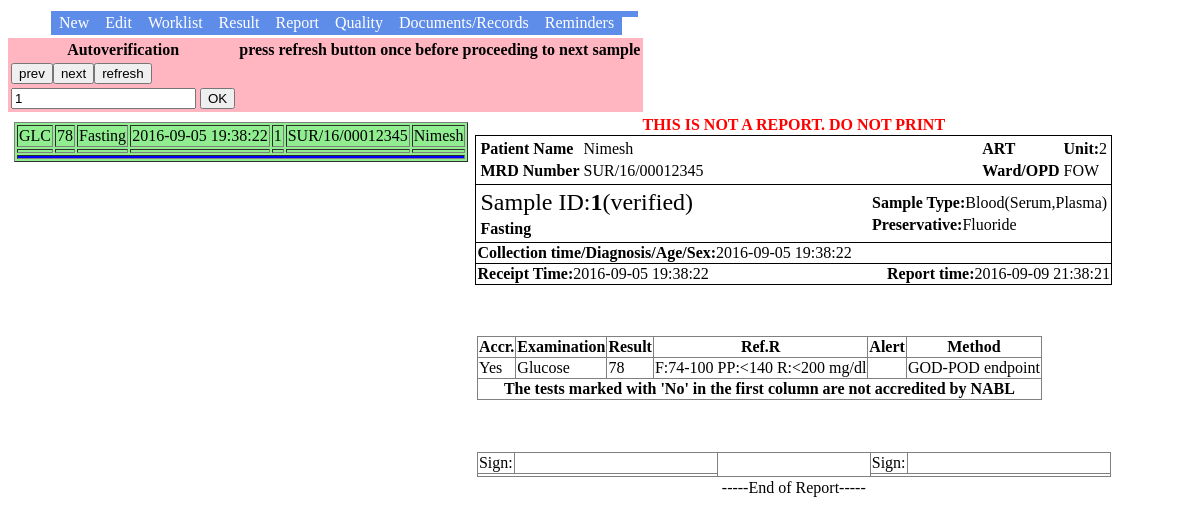
/autoverify.php, run on the app's committed database.
### tables this page shows
CREATE TABLE `examination` (
  `result` varchar(200) DEFAULT NULL,
  `unit` varchar(10) DEFAULT NULL,
  `name_of_examination` varchar(50) NOT NULL,
  `id` int(11) NOT NULL,
  `referance_range` varchar(200) DEFAULT NULL,
  `sample_type` varchar(20) NOT NULL,
  `preservative` varchar(30) NOT NULL,
  `method_of_analysis` varchar(50) NOT NULL,
  `sample_id` bigint(12) NOT NULL,
  `code` varchar(20) DEFAULT NULL,
  `details` varchar(200) DEFAULT NULL,
  `NABL_Accredited` varchar(20) DEFAULT NULL,
  PRIMARY KEY (`sample_id`,`id`),
  CONSTRAINT `examination_ibfk_1` FOREIGN KEY (`sample_id`) REFERENCES `sample` (`sample_id`) ON DELETE CASCADE ON UPDATE CASCADE
);

CREATE TABLE `sample` (
  `sample_id` bigint(12) NOT NULL AUTO_INCREMENT,
  `patient_id` varchar(40) DEFAULT NULL,
  `patient_name` varchar(40) DEFAULT NULL,
  `clinician` varchar(30) DEFAULT NULL,
  `unit` varchar(30) DEFAULT NULL,
  `location` varchar(30) DEFAULT NULL,
  `sample_type` varchar(30) DEFAULT NULL,
  `preservative` varchar(30) DEFAULT NULL,
  `sample_details` varchar(30) DEFAULT NULL,
  `urgent` varchar(30) DEFAULT NULL,
  `status` varchar(30) DEFAULT NULL,
  `sex_age` varchar(10) DEFAULT NULL,
  `sample_receipt_time` varchar(40) DEFAULT NULL,
  `sample_collection_time` varchar(40) NOT NULL,
  `diagnosis` varchar(200) DEFAULT NULL,
  `email` varchar(200) NOT NULL,
  `phone` varchar(15) NOT NULL,
  PRIMARY KEY (`sample_id`)
);

### common.php (the view, shortened to what this page needs)
<?php
function login_varify()
{
return mysql_connect('127.0.0.1',$_SESSION['login'],$_SESSION['password']);
}
function start_nchsls()
{
	if(!$link=login_varify())
	{
		exit();
	}
return $link;
}
function main_menu()
{
	echo '<link rel="stylesheet" type="text/css" href="horizontal.css">
	<script type="text/javascript" href=menu.js></script>
	<table border=0><tr><td>
	<div id="navbar">
	<ul>
	<li><a href="#">New</a>
		<ul>
			<li><a href=new_request_barcode_general_option2_OPD.php>New OPD Blood(S,P)</a>
			<li><a href=new_request_barcode_general_option2.php>New General</a>
		</ul>
	<li><a href="#">Edit</a>
		<ul>
			<li><a href=edit_request.php>Edit</a>
			<li><a href=delete_sample_request.php>Delete Sample</a>
			<li><a href=delete_examination_request.php>Delete Examination</a>
			<li><a href=attachment.php>Manage Attachment</a>
		</ul>
	<li><a href="#">Worklist</a>
		<ul>
			<li><a href=1_by_1.php>1-by-1</a>
			<li><a href=examination_wise_worklist.php>Examination wise worklist</a>
			<li><a href=sample_wise_worklist.php>Sample wise worklist</a>
		</ul>
	<li><a href="#">Result</a>
		<ul>
			<li><a href=import_results_XL_640.php>Import from Erba XL-640</a>';
	echo '	<li><a href=critical_report.php>Critical Report</a>
			<li><a href=examination_wise_results.php>Examination wise Entry</a>
		</ul>
	<li><a href="#">Report</a>
		<ul>
			<li><a href=print_report.php>Print</a>
			<li><a href=print_report_pdf_A4.php>Print-PDF-A4</a>
			<li><a href=print_report_pdf_A4_discontinuous.php>Print(barcode)</a>
		</ul>
	<li><a href="#">Quality</a>
		<ul>
			<li><a href=import_qc.php>Import QC</a>
			<li><a href=lj_chart.php>LJ chart/ insert/comment QC</a>
			<li><a href=refrigerator_temperature.php>Refrigerator Temperatures</a>
			<li><a href=environmental_parameter.php>Environmental Parameter</a>
			<li><a href=equipment_log.php>Equipment Log</a>
			<li><a href=equipment_record.php>Equipment Record</a>
			<li><a href=nc.php>Nonconformity Records</a>
			<li><a href=reagent.php>Reagents</a>
			<li><a href=calibration.php>Calibrations</a>
			<li><a href=TAT.php>Turnaround time</a>
		</ul>
	<li><a href="#">Documents/Records</a>
			<ul>
				<li><a target=_blank href=view_scope.php>Scope</a></li>
				<li><a href=view_data.php>View (from database)</a>
				<li><a href=NCHSLS target="_blank">View(from file system)</a>
				<li><a href=upload.php>Upload</a>
				<li><a href="monthly_sample_id_change.php">update sample_id</a>
				<li><a href=print_label_48.php>Print 48 lables</a></li>
				<li><a href=print_lables.php>Print barcode labels</a></li>
				<li><a href=new_request.php>New</a>
				<li><a href=new_request_FS.php>New Copy[F-S]</a>
				<li><a href=ljn.php>LJ N</a>
				<li><a href=import_qcn.php>Import QC N</a>
			</ul>
	<li><a href="schedule.php">Reminders</a>
	<li><a href="#">'.$_SESSION['login'].'</a>
			<ul>
				<li><a href="logout.php">Logout</a>
				<li><a href="change_password.php">Change Password</a>
				<li><a href="mlamp.php" target=_blank>About</a>
				<li><a href="suggestion.php" target=_blank>Suggestion</a>
			</ul>
	</ul></div>
	</td></tr></table>';
}
function get_all_details_of_a_sample($sample_id)
{
	$link=start_nchsls();
	$sql_sample_examination='select
						*
					from
						examination
						join sample ON sample.sample_id = examination.sample_id
					where
						sample.sample_id=\''.$sample_id.'\' ';
	if(!$result_sample_examination=mysql_query($sql_sample_examination,$link)){echo mysql_error();return FALSE;}
	while ($array_sample_examination=mysql_fetch_assoc($result_sample_examination))
	{
		$return_array[]=$array_sample_examination;
	}
		return $return_array;
}
function get_patient_id($sample_id)
{
	$all_details=get_all_details_of_a_sample($sample_id);
	if(substr_compare($all_details[0]['patient_id'],'SUR',0,3)==0)
	{
		return $all_details[0]['patient_id'];
	}
	else
	{
		return FALSE;
	}
}
function get_sample_status($sample_id)
{
	$all_details=get_all_details_of_a_sample($sample_id);
	return $all_details[0]['status'];
}
function get_all_sample_id_from_patient_id($patient_id)
{
	$link=start_nchsls();
		$sql='select sample_id from sample where patient_id=\''.$patient_id.'\' order by sample_receipt_time desc';
		if(!$result=mysql_query($sql,$link)){echo mysql_error();return FALSE;}
		while ($array_sample_id=mysql_fetch_assoc($result))
			{
				$return_array[]=$array_sample_id['sample_id'];
			}
				return $return_array;
}
function get_all_sample_id_from_sample_id($sample_id)
{
	$patient_id=get_patient_id($sample_id);
	if($patient_id!=FALSE)
	{
		return get_all_sample_id_from_patient_id($patient_id);
	}
	else
	{
		return FALSE;
	}
}
function get_all_data_of_examination($code,$sample_id)
{
$all_array=get_all_details_of_a_sample($sample_id);
if($all_array)
{
	foreach($all_array as $key=>$value)
		{
			if($value['code']==$code)
			{
				return $value;
			}
		}
}
return FALSE;
}
function get_chronology_of_an_examination($code,$sample_id)
{
$chronology=FALSE;
if($sample_id_array=get_all_sample_id_from_sample_id($sample_id))
{
foreach($sample_id_array as $key=>$value)
	{
			$chronology[$value]=get_all_data_of_examination($code,$value);
	}
return $chronology;
}
return FALSE;
}
function print_chronology_of_an_examination($chronology)
{
	if($chronology!=FALSE)
	{
		foreach($chronology as $sample_id=>$data)
		{
			echo '<tr><td>'.$data['code'].'</td><td>'.$data['result'].'</td><td>'.$data['sample_details'].'</td><td>'.$data['sample_receipt_time'].'</td><td>'.$data['sample_id'].'</td><td>'.$data['patient_id'].'</td><td>'.$data['patient_name'].'</td></tr>';
		}
		echo '<tr><td colspan=10 bgcolor=blue></td></tr>';
	}
	else
	{
		echo '<tr><td>MRD number format is wrong. Deltacheck terminated</td></tr>';
				echo '<tr><td colspan=10 bgcolor=blue></td></tr>';
	}
}
function print_chronology_of_a_sample($sample_id)
{
	$all_array=get_all_details_of_a_sample($sample_id);
	if($all_array)
	{
		foreach($all_array as $all_ex_data)
		{
			$data=get_chronology_of_an_examination($all_ex_data['code'],$all_ex_data['sample_id']);
			echo '<table bgcolor=lightgreen border=1>';
				print_chronology_of_an_examination($data);
			echo '</table>';
		}
	}
}
function autoverify($sample_id,$filename,$action)
{
	if(get_sample_status($sample_id)=='verified'){return;}
}
function print_sample($sample_id,$Technician,$Doctor)
{
global $lab_name,$section_name,$address_phone,$nabl_symbol,$blank_symbol,$nabl_cert_no,$blank_cert_no,$bypass_autoverification;
$attachment_exist='no';
$link=start_nchsls();
$sql_sample_data='select * from sample where sample_id='.$sample_id;
$sql_examination_data='select * from examination where sample_id=\''.$sample_id.'\' order by name_of_examination';
$NABL_acc_counter=0;
$result_examination_data_for_accr=mysql_query($sql_examination_data,$link);
while($acc_array=mysql_fetch_assoc($result_examination_data_for_accr))
{
	if($acc_array['NABL_Accredited']=='Yes')
	{
		$NABL_acc_counter++;
	}
}
if($NABL_acc_counter>0)
{
	$symbol=$nabl_symbol;
	$cert_no=$nabl_cert_no;
}
else
{
	$symbol=$blank_symbol;
	$cert_no=$blank_cert_no;
}
if(mysql_num_rows($result_sample_data=mysql_query($sql_sample_data,$link))>0)
{
	$sample_array=mysql_fetch_assoc($result_sample_data);
		echo '
			<table border=0 style="border-collapse:collapse;">';
			if(strlen($Doctor)>0)
			{
			echo '<tr>
					<td colspan=20 align=center>
						<table border=0>
							<tr><th colspan=20><u><h2>'.$lab_name.'</h2></u></td></tr>
							<tr><th  colspan=2 align=center>'.$address_phone.'</td></td></tr>
							<tr>
								<td>
									<table border=0>
									<tr><td align=center ><img src="'.$symbol.'" height="96" width=90" /></td></tr>
									<tr><td width=10 align="center"><font size="1">'.$cert_no.'</font></td></tr>
									</table>
								</td>
								<td>
									<table border=0>
									<tr><th halign=center>Laboratory Examination Report</th></tr>
									<tr><th align=center>'.$section_name.'</th></tr>
									</table>
								</td>
							</tr>
						</table>
					</td>
				</tr>';
				}
				else
				{
					echo '<tr><th colspan=10><font color=red>THIS IS NOT A REPORT. DO NOT PRINT</font></th></tr>';
				}
				echo '<tr style="border:1px solid #000;">
								<td>
									<table border=0>
										<tr><td><b>Patient Name</b></td><td>'.$sample_array['patient_name'].'</td></tr>
										<tr><td><b>MRD Number</b></td><td>'.$sample_array['patient_id'].'</td></tr>
									</table>
								</td>
								<td align=right>
									<table border=0>
										<tr><td><b>'.$sample_array['clinician'].'</td><td><b>Unit:</b>'.$sample_array['unit'].'</td></tr>
										<tr><td><b>Ward/OPD</b></td><td>'.$sample_array['location'].'</td></tr>
									</table>
								</td>
				</tr>
				<tr style="border:1px solid #000;">
								<td>
									<table border=0>
										<tr><td style=\'font-size:150%\'>Sample ID:<b>'.$sample_array['sample_id'].'</b>(';
										echo $sample_array['status'];
										echo ')</td></tr>
										<tr><td><b>'.$sample_array['sample_details'].'</b></td></tr>
									</table>
								</td>
								<td align=right>
									<table border=0>
										<tr><td><b>Sample Type:</b>'.$sample_array['sample_type'].'</td></tr>
										<tr><td><b>Preservative:</b>'.$sample_array['preservative'].'</td></tr>
									</table>
								</td>
				</tr>';
				echo '
							<tr  style="border:1px solid #000;"><td colspan=3><b>Collection time/Diagnosis/Age/Sex:</b>'.$sample_array['sample_collection_time'].'</b></td></tr>
							<tr  style="border:1px solid #000;"><td><b>Receipt Time:</b>'.$sample_array['sample_receipt_time'].'</td><td align=right><b>Report time:</b>'.strftime('%Y-%m-%d %H:%M:%S').'</td></tr>
			';
		if(mysql_num_rows($result_examination_data=mysql_query($sql_examination_data,$link))>0)
		{
			echo '
				<tr><td colspan=2>
				<table border=1 style="border-collapse:collapse;  margin-top:50px">
						<tr>
							<th>Accr.</th>
							<th>Examination</th>
							<th>Result</th>
							<th>Ref.R</th>
							<th>Alert</th>
							<th>Method</th>
						</tr>';
			while($examination_array=mysql_fetch_assoc($result_examination_data))
			{
				if($examination_array['id']<1000)
				{
					echo '<tr>';
					echo '<td>'.$examination_array['NABL_Accredited'].'</td>';
					echo '<td>'.$examination_array['name_of_examination'].'</td>';
					echo '<td>'.$examination_array['result'].'</td>';
					echo '<td>'.$examination_array['referance_range'].' '.$examination_array['unit'].'</td>';
					echo '<td>';
					echo '</td>';
					echo '<td>'.$examination_array['method_of_analysis'].'</td>';
					echo '</tr>';
				}
			}
			echo '<tr><th colspan=20>The tests marked with \'No\' in the first column are not accredited by NABL</th></tr>';
			echo '</table>';
		}
			echo '	<tr>
						<td colspan=24 align=center>
							<table border=1 style="border-collapse:collapse;  margin-top:50px">
								<tr>
									<td>Sign:</td></td><td width=200></td><td rowspan=2 width=150></td>
									<td>Sign:</td><td width=200></td>
								</tr>
								<tr>
									<td align=center colspan=2>'.$Technician.'</td>
									<td   align=center colspan=2>'.$Doctor.'</td>
								</tr>
							</table>
						</td>
					</tr>
						';
			if($attachment_exist=='no')
			{
				echo '<tr><td align=center colspan=6>-----End of Report-----</td></tr>';
			}
			echo '</table>';
}
else
{
	return FALSE;
}
}
?>

### autoverify.php (shortened to what this page needs)
<?php
echo '<html>';
echo '<head>';
echo '</head>';
echo '<body>';
include 'common.php';
main_menu();
if(isset($_POST['submit']) && isset($_POST['sample_id']))
{
		if($_POST['submit']=='next')
		{
			$sample_id=$_POST['sample_id']+1;
		}
		if($_POST['submit']=='prev')
		{
			$sample_id=$_POST['sample_id']-1;
		}
		if($_POST['submit']=='OK' || $_POST['submit']=='refresh')
		{
			$sample_id=$_POST['sample_id'];
		}
}
else
{
	$sample_id=1;
}
echo '<form method=post>';
echo '<table bgcolor=lightpink>';
echo '<tr><th colspan=10>Autoverification</th><th>press refresh button once before proceeding to next sample</th></tr>';
echo '<tr><input type=hidden name=sample_id value=\''.$sample_id.'\'>';
echo '<td><input type=submit value=prev name=submit >';
echo '<input type=submit value=next name=submit >';
echo '<input type=submit value=refresh name=submit ></td></tr>';
echo '<tr><td><input type=text name=sample_id value=\''.$sample_id.'\'></td>';
echo '<td><input type=submit value=OK name=submit ></td></tr>';
echo '</form>';
echo '<table>
		<tr>
		<td valign=top>';
				echo '<table>
					<tr><td>';
				autoverify($sample_id,'autoverify_action.php','no');
				autoverify($sample_id,'autoverify_action.php','yes');
				echo '</td></tr>';
				echo '<tr><td>';
					print_chronology_of_a_sample($sample_id);
				echo '</td></tr>';
				echo '</table>';
echo '</td>';
echo '<td  valign=top>';
print_sample($sample_id,'','');
?>

### horizontal.css (style rules this page uses)
#navbar { margin: 0; padding: 0; height: 1em; }
#navbar li { list-style: none; float: left; }
#navbar li a { display: block; padding: 3px 8px; background-color: #5e8ce9; color: #fff; text-decoration: none; }

### data on the page
examination: code "GLC", result "78", sample.sample_details "Fasting", sample.sample_receipt_time "2016-09-05 19:38:22", sample.sample_id "1", sample.patient_id "SUR/16/00012345", sample.patient_name "Nimesh", NABL_Accredited "Yes", name_of_examination "Glucose", referance_range "F:74-100 PP:<140 R:<200", unit "mg/dl", method_of_analysis "GOD-POD endpoint"
sample: patient_name "Nimesh", patient "SUR/16/00012345", clinician "ART", unit "2", location "FOW", sample_id "1", status "verified", sample_details "Fasting", sample_type "Blood(Serum,Plasma)", preservative "Fluoride", sample_collection_time "2016-09-05 19:38:22", sample_receipt_time "2016-09-05 19:38:22"

### other printed values
strftime('%Y-%m-%d %H:%M:%S') "2016-09-09 21:38:21"
